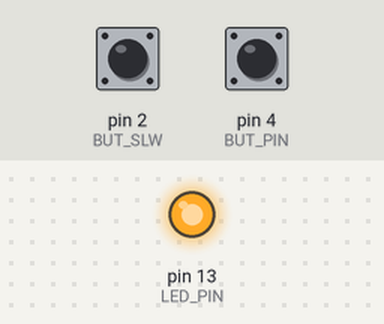
A sketch run on a simulated Arduino Uno, built with avr-gcc and run on an emulated ATmega328P. On the bench: output pins drawn as LEDs (lit = HIGH). The test bench sets the inputs (shaded band); at power-on: pin 2 (BUT_SLW) LOW, pin 4 (BUT_PIN) LOW.

Above: at 0.1 s.
At 1.2 s:
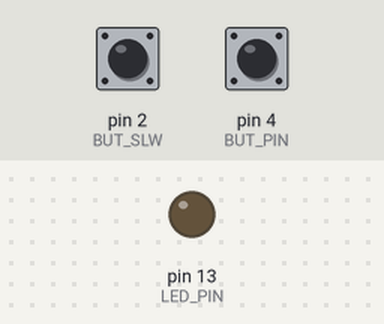
1.3 s: pin 2 (BUT_SLW) pulled HIGH for 0.15 s
At 2.6 s:
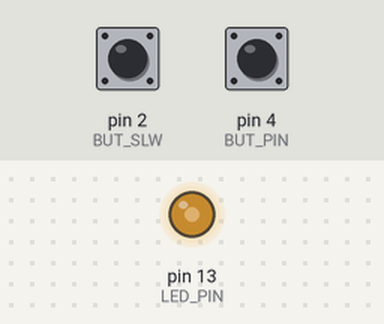
Timing chart, 0 to 4.3 s (numbered marks = the images above; inputs shaded):
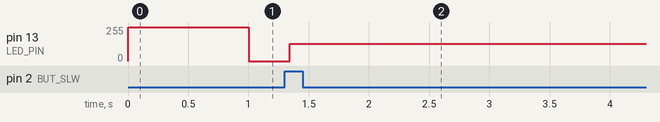

The sketch:

Aula01.ino
```cpp
#define LED_PIN 13
#define BUT_SLW 2
#define BUT_PIN 4

int state = 1;
long tBtP, tBtS;
unsigned long t, old;

void setup()
{
  pinMode(LED_PIN, OUTPUT);
  pinMode(BUT_SLW, INPUT);
  pinMode(BUT_PIN, INPUT);

  tBtP = -10000;
  tBtS = -20000;

  t = 1000;
  old = millis();
  digitalWrite(LED_PIN, state);
}

void loop()
{
  unsigned long now = millis();
  if (now >= old + t)
  {
    old = now;
    state = !state;
    digitalWrite(LED_PIN, state);
  }

  if (digitalRead(BUT_PIN))
  {
    t *= 2;
    tBtP = now;
  }

  if (digitalRead(BUT_SLW))
  {
    t /= 2;
    tBtS = now;
  }

  if (abs(tBtP - tBtS) < 500)
  {
    while(1);
  }
}
```
